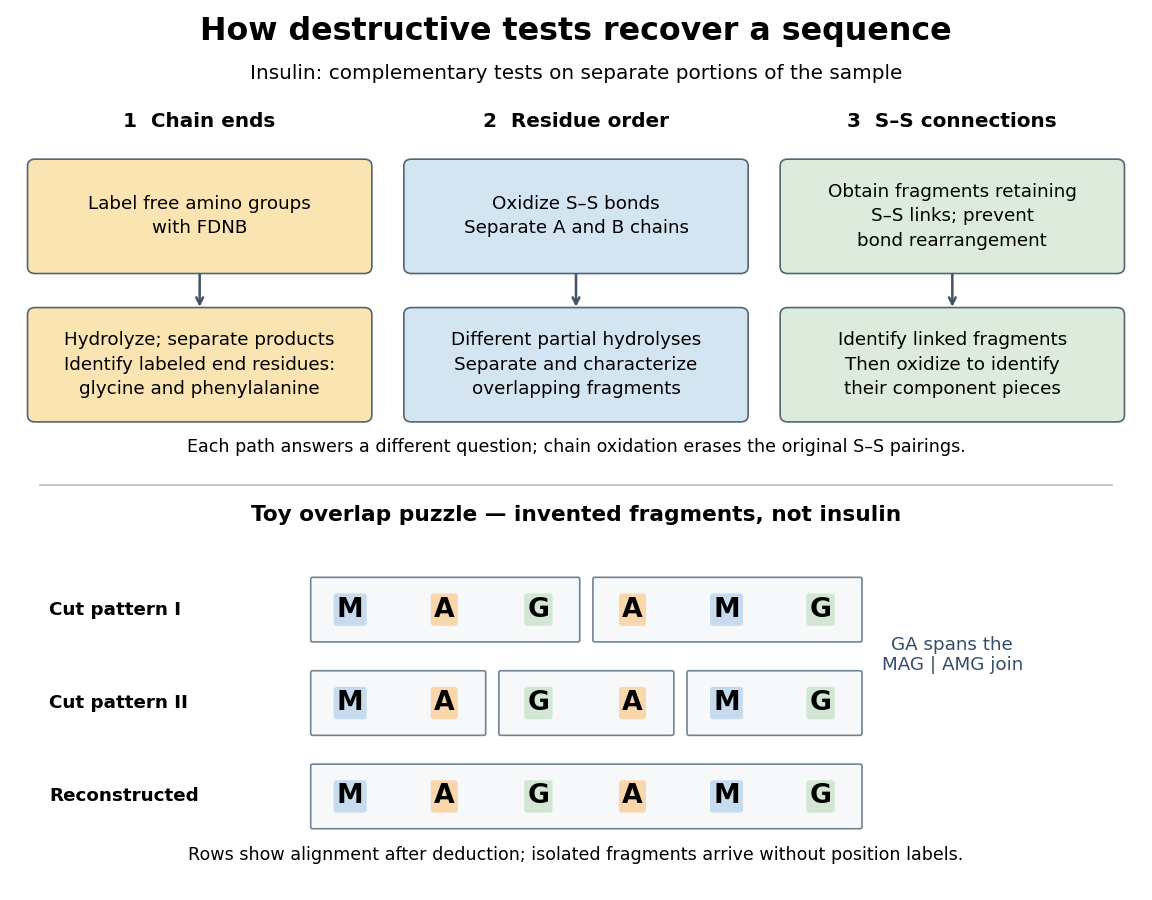

Python code for this plot:
"""Original experimental logic and toy overlap diagram.

Historical logic: F. Sanger, The Chemistry of Insulin, Nobel lecture (1958).
No historical image or experimental measurements are reproduced.
Tested with Python 3.14 and matplotlib 3.10.7; run from _media with
MPLCONFIGDIR=/tmp/codex-wiki-matplotlib. Output basename matches this script.
"""
from pathlib import Path
import matplotlib
matplotlib.use("Agg")
import matplotlib.pyplot as plt
from matplotlib.patches import FancyBboxPatch


def main():
    fig, ax = plt.subplots(figsize=(9.6, 7.5), dpi=120, facecolor="white")
    ax.set(xlim=(0, 12), ylim=(0, 10))
    ax.axis("off")
    ax.text(6, 9.65, "How destructive tests recover a sequence", ha="center", fontsize=19, weight="bold")
    ax.text(6, 9.2, "Insulin: complementary tests on separate portions of the sample", ha="center", fontsize=12)

    def box(x, y, w, h, text, color):
        ax.add_patch(FancyBboxPatch((x, y), w, h, boxstyle="round,pad=.08", facecolor=color, edgecolor="#536575"))
        ax.text(x+w/2, y+h/2, text, ha="center", va="center", fontsize=11, linespacing=1.45)

    def arrow(x1, y1, x2, y2):
        ax.annotate("", xy=(x2, y2), xytext=(x1, y1), arrowprops={"arrowstyle": "->", "color": "#435366", "lw": 1.5})

    for x, title in ((.25, "1  Chain ends"), (4.25, "2  Residue order"), (8.25, "3  S–S connections")):
        ax.text(x+1.75, 8.65, title, ha="center", fontsize=12, weight="bold")
    box(.25, 7.05, 3.5, 1.15, "Label free amino groups\nwith FDNB", "#f9e4b2")
    box(.25, 5.35, 3.5, 1.15, "Hydrolyze; separate products\nIdentify labeled end residues:\nglycine and phenylalanine", "#f9e4b2")
    arrow(2, 7, 2, 6.55)
    box(4.25, 7.05, 3.5, 1.15, "Oxidize S–S bonds\nSeparate A and B chains", "#d4e5f2")
    box(4.25, 5.35, 3.5, 1.15, "Different partial hydrolyses\nSeparate and characterize\noverlapping fragments", "#d4e5f2")
    arrow(6, 7, 6, 6.55)
    box(8.25, 7.05, 3.5, 1.15, "Obtain fragments retaining\nS–S links; prevent\nbond rearrangement", "#dcebdc")
    box(8.25, 5.35, 3.5, 1.15, "Identify linked fragments\nThen oxidize to identify\ntheir component pieces", "#dcebdc")
    arrow(10, 7, 10, 6.55)
    ax.text(6, 4.92, "Each path answers a different question; chain oxidation erases the original S–S pairings.", ha="center", fontsize=10.5)
    ax.plot((.3, 11.7), (4.55, 4.55), color="#b8c2ca", lw=1)
    ax.text(6, 4.13, "Toy overlap puzzle — invented fragments, not insulin", ha="center", fontsize=13, weight="bold")
    seq = "MAGAMG"
    colors = {"M": "#c7dbef", "A": "#f9d7ab", "G": "#d1e7d3"}
    # Exact fragments from two deliberately chosen, nonbiochemical cutting patterns.
    for y, label, pieces in ((3.12, "Cut pattern I", ((0, "MAG"), (3, "AMG"))),
                             (2.05, "Cut pattern II", ((0, "MA"), (2, "GA"), (4, "MG"))),
                             (.98, "Reconstructed", ((0, seq),))):
        ax.text(.4, y, label, va="center", fontsize=11, weight="bold")
        for start, fragment in pieces:
            width = len(fragment) * 1.0 - .18
            ax.add_patch(FancyBboxPatch((3.2+start, y-.35), width, .7, boxstyle="round,pad=.02", facecolor="#f6f8fa", edgecolor="#728494"))
            for i, aa in enumerate(fragment):
                assert aa == seq[start+i]
                x = 3.6 + start + i
                ax.text(x, y, aa, ha="center", va="center", fontsize=16, weight="bold", bbox={"boxstyle": "round,pad=.12", "facecolor": colors[aa], "edgecolor": "none"})
    ax.text(10.0, 2.6, "GA spans the\nMAG | AMG join", ha="center", va="center", fontsize=11, color="#344e69")
    ax.text(6, .25, "Rows show alignment after deduction; isolated fragments arrive without position labels.", ha="center", fontsize=10.5)
    fig.subplots_adjust(left=.01, right=.99, bottom=.02, top=.99)
    fig.savefig(Path(__file__).with_suffix(".png").name, facecolor="white", transparent=False)
    plt.close(fig)


if __name__ == "__main__":
    main()
